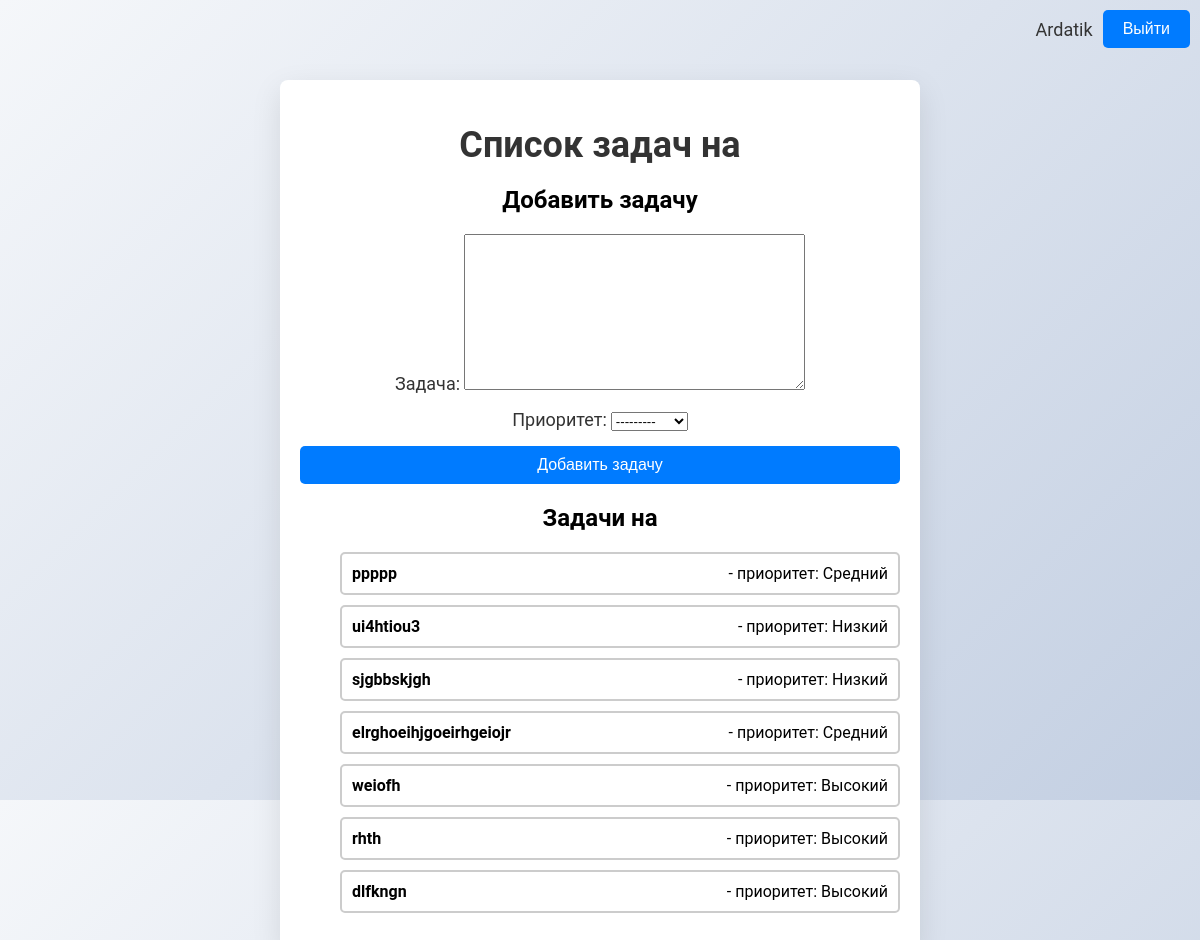
Screenshot of /to-do/ (signed in) with the database file from the repository.
### account/models.py (models this page shows, shortened)
class CustomUser(AbstractUser):
    id = models.UUIDField(primary_key=True, default=uuid.uuid4, editable=False)
    username = models.CharField(
        verbose_name='username', max_length=50, unique=True)
    email = models.EmailField(
        verbose_name='email address', max_length=255, unique=True)
    first_name = None
    last_name = None
    USERNAME_FIELD = 'username'
    REQUIRED_FIELDS = ['email']
    objects = CustomUserManager()

### main_app/models.py (models this page shows, shortened)
class List_model(models.Model):
    PRIORITY_CHOICES = [
        ('High', 'Высокий'),
        ('Mid', 'Средний'),
        ('Low', 'Низкий'),
    ]
    prioritet = models.CharField(max_length=20, choices=PRIORITY_CHOICES)
    user = models.ForeignKey(
        CustomUser, on_delete=models.CASCADE)
    day_tasks = models.TextField()
    completed_task = models.BooleanField(default=False)
    date_create = models.DateTimeField(auto_now=True)
    date_start = models.DateField(default=None,blank=True,null=True)
    date_finish = models.DateField(default=None,blank=True,null=True)
    class Meta:
        ordering = ["-date_create"]

### main_app/views.py (the view, shortened to what this page needs)
# urls.py: path('to-do/', views.TodoListView.as_view(), name='to-do'),
class TodoListView(View):
    def get(self, request):
        form = UserTodoList()
        todos = List_model.objects.filter(user=request.user)
        return render(request, 'todo_page.html', {
            'form': form,
            'todos': todos,
        })

### main_app/forms.py (shortened to what this page needs)
class UserTodoList(ModelForm):
    class Meta:
        model = List_model
        fields = ["day_tasks", "prioritet", "completed_task",]# "date_start"], "date_finish"]

### main_app/templates/todo_page.html (shortened to what this page needs)
<!DOCTYPE html>
<html lang="ru">
<head>
</head>
<body>
    <div class="navbar">
        <span class="username">{{ request.user.username }}</span>
        <a href="{% url 'logout' %}">
            <button>Выйти</button>
        </a>
    </div>
    <div class="content">
        <h1>Список задач на {{ current_date }}</h1>
        <section>
            <h2>Добавить задачу</h2>
            <form method="post" action="" class="task-form">
                <div>
                    <label for="day_tasks">Задача:</label>
                    {{ form.day_tasks }}
                </div>
                <div>
                    <label for="prioritet">Приоритет:</label>
                    {{ form.prioritet }}
                </div>
                <button type="submit">Добавить задачу</button>
            </form>
        </section>
        <section>
            <h2>Задачи на {{ current_date }}</h2>
            <ul>
                {% for task in todos %}
                    <li class="task {% if task.completed_task %}completed{% else %}incomplete{% endif %}" data-task-id="{{ task.id }}">
                        <strong>{{ task.day_tasks }}</strong>
                        - приоритет: {{ task.get_prioritet_display }}
                    </li>
                {% empty %}
                    <li>На сегодня задач нет.</li>
                {% endfor %}
            </ul>
        </section>
    </div>
</body>
</html>

### main_app/templates/todo_page.html (style rules this page uses)
body { font-family: 'Roboto', sans-serif; margin: 0; padding: 0; background: linear-gradient(135deg, #f5f7fa, #c3cfe2); height: 100vh; display: flex; flex-direction: column; align-items: center; justify-content: flex-start; text-align: center; }
.navbar { position: fixed; top: 10px; right: 10px; display: flex; align-items: center; gap: 10px; }
.navbar .username { font-size: 18px; color: #333; }
.navbar button { background-color: #007bff; color: white; border: none; padding: 10px 20px; border-radius: 5px; font-size: 16px; cursor: pointer; transition: background-color 0.3s ease; }
.content { max-width: 600px; padding: 20px; background-color: white; box-shadow: 0 10px 30px rgba(0, 0, 0, 0.1); border-radius: 8px; margin-top: 80px; width: 90%; }
.content h1 { font-size: 36px; margin-bottom: 20px; color: #333; }
.task-form { display: flex; flex-direction: column; gap: 15px; }
.task-form label { font-size: 18px; color: #333; }
.task-form button { background-color: #007bff; color: white; border: none; padding: 10px; border-radius: 5px; font-size: 16px; cursor: pointer; transition: background-color 0.3s ease; }
.task { display: flex; justify-content: space-between; align-items: center; padding: 10px; margin-bottom: 10px; border: 2px solid #ccc; border-radius: 5px; cursor: pointer; transition: border-color 0.3s ease, background-color 0.3s ease; }
.task.incomplete { border-color: #ccc; background-color: white; }

### rows the page displays
CustomUser: user.username "Ardatik"
List_model: day_tasks "ррррр", prioritet "Средний"
List_model: day_tasks "ui4htiou3", prioritet "Низкий"
List_model: day_tasks "sjgbbskjgh", prioritet "Низкий"
List_model: day_tasks "elrghoeihjgoeirhgeiojr", prioritet "Средний"
List_model: day_tasks "weiofh", prioritet "Высокий"
List_model: day_tasks "rhth", prioritet "Высокий"
List_model: day_tasks "dlfkngn", prioritet "Высокий"
